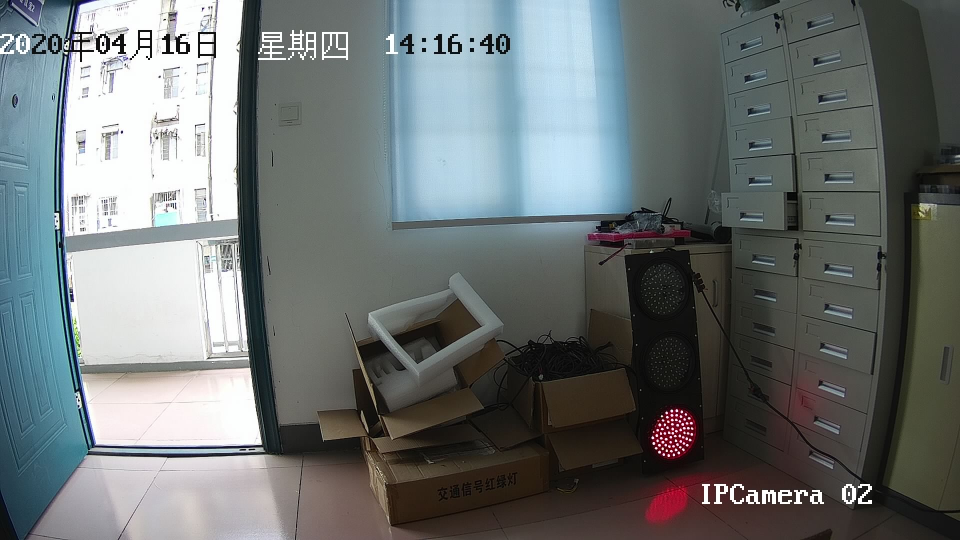
#> input picture live_photo/3.jpg, 1920 x 1080 px, given as the content of the folder /home/inspur/lianjie/stop_line_samples, which was not available (shown at 1/2 size)
$ python picture.py   (Python 2 division)   (older library calls are emulated)
#> lines starting #> are read from the running program, lines starting #| are printed output that depends on the picture; after the words box and inside, x2 and y2 are one past the last pixel; in counts of white or black regions, pixels touching at a corner belong together; pictures that were not available may be replaced by others from this repository, and a replacement may not be noted
import os
import cv2
import cv2.cv as cv
import sys
import socket
import string
import numpy as np
import matplotlib.pyplot as plt
import matplotlib.patches as mpatches
from skimage import segmentation,measure

DEBUG = True

HOST = '192.168.1.166'
PORT = 10006
strLight = ""
def detect(filepath, file):

#> called with filepath = '/home/inspur/lianjie/stop_line_samples', file = '3.jpg'
    font = cv2.FONT_HERSHEY_SIMPLEX   #initialize font
    img = cv2.imread(filepath + '/' + file)
#> img is the input picture: shape (1080, 1920, 3); mean B, G, R 114.6, 114.5, 108.6
    cimg = img
    print filepath+file
    hsv = cv2.cvtColor(img, cv2.COLOR_BGR2HSV)#BGR2HSV
#> hsv: shape (1080, 1920, 3); mean H, S, V 63.5, 46.4, 120.9

    # color range
    lower_red1 = np.array([0,100,100])        #define the red channel range in HSV space
    upper_red1 = np.array([10,255,255])
    lower_red2 = np.array([160,100,100])      #define the red channel range in HSV space
    upper_red2 = np.array([180,255,255])
    lower_green = np.array([40,50,50])        #define the green channel range in HSV space
    upper_green = np.array([90,255,255])
    lower_yellow = np.array([15,150,150])     #define the blue channel range in HSV space
    upper_yellow = np.array([35,255,255])
    #get each traffic lights part according to color space definition
    mask1 = cv2.inRange(hsv, lower_red1,   upper_red1)
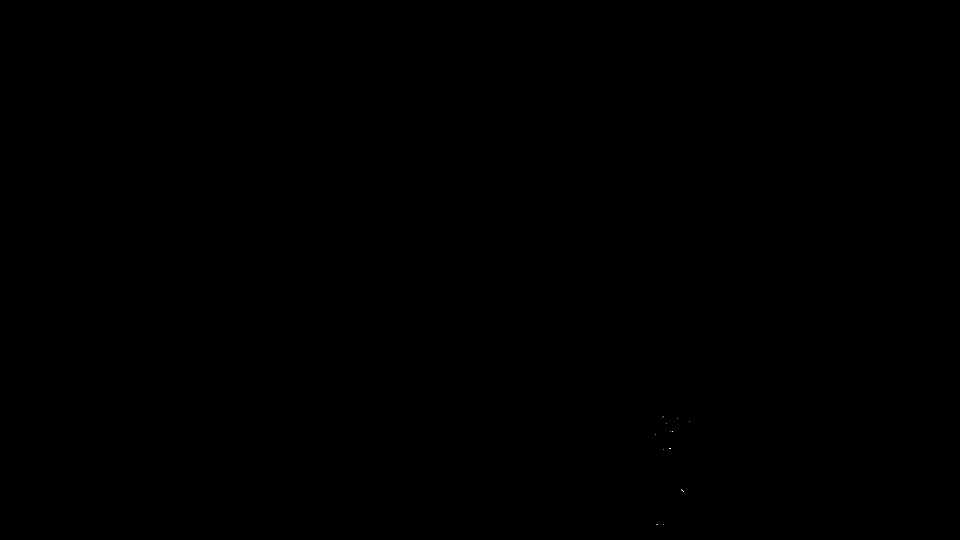
#> mask1: shape (1080, 1920) (shown at 1/2 size); 0% white in thin lines or dots, all inside (x1, y1, x2, y2) = (1310, 833, 1380, 1049)
    mask2 = cv2.inRange(hsv, lower_red2,   upper_red2)
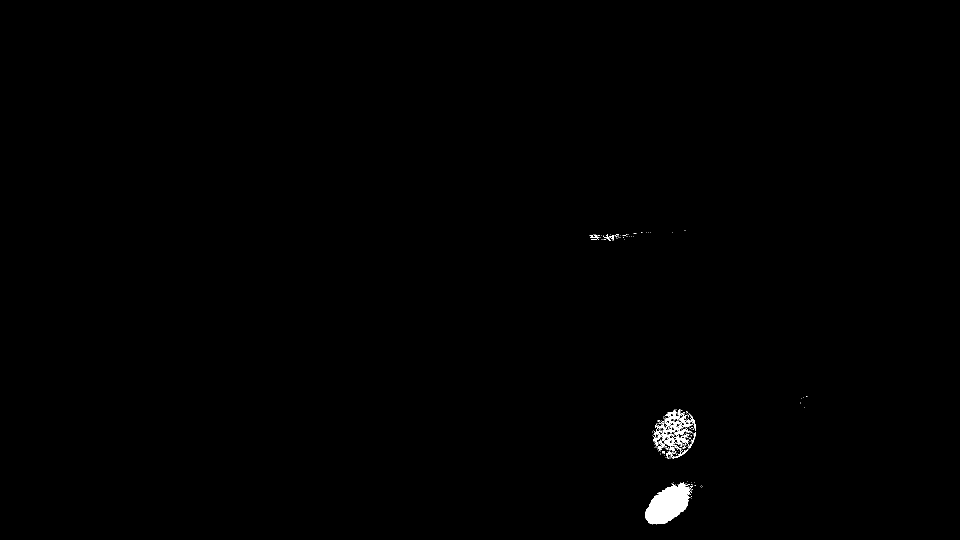
#> mask2: shape (1080, 1920) (shown at 1/2 size); 0.38% white; 155 white regions (148 under 20 px), largest, box (x1, y1, x2, y2) and area: (1290, 964, 1384, 1049) 4782, (1306, 818, 1392, 917) 2479, (1377, 864, 1392, 897) 86
    mask_g = cv2.inRange(hsv, lower_green,  upper_green)
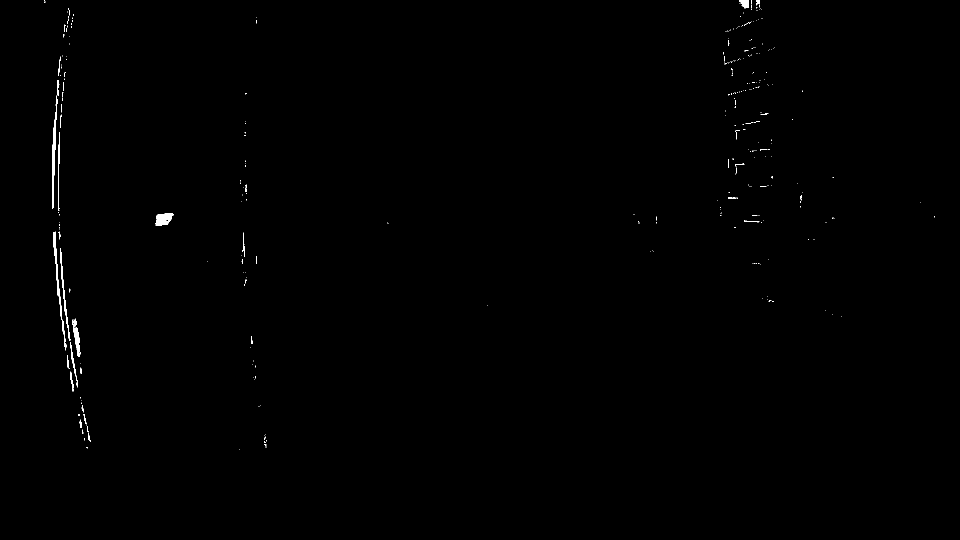
#> mask_g: shape (1080, 1920) (shown at 1/2 size); 0.29% white; 347 white regions (315 under 20 px), largest, box (x1, y1, x2, y2) and area: (104, 198, 116, 418) 875, (106, 463, 133, 701) 798, (311, 426, 347, 452) 653
    mask_y = cv2.inRange(hsv, lower_yellow, upper_yellow)
#> mask_y: shape (1080, 1920); every value is 0
    mask_r = cv2.add(mask1, mask2)
#> mask_r: shape (1080, 1920); 0.38% white; 154 white regions (147 under 20 px), largest, box (x1, y1, x2, y2) and area: (1290, 964, 1384, 1049) 4792, (1306, 818, 1392, 917) 2497, (1377, 864, 1392, 897) 86

    #define struct element, morphology open operation
    element = cv2.getStructuringElement(cv2.MORPH_CROSS, (1,1))#MORPH_CROSS is better than EMORPH_RECT
    #open operation
    opened_r  = cv2.morphologyEx(mask_r, cv2.MORPH_OPEN, element)
    opened_g  = cv2.morphologyEx(mask_g, cv2.MORPH_OPEN, element)
    opened_y  = cv2.morphologyEx(mask_y, cv2.MORPH_OPEN, element)


    if DEBUG:
        cv2.imshow("red", opened_r)
        cv2.imshow("green", opened_g)
        cv2.imshow("yellow", opened_y)
        cv2.waitKey(0)


    ################detect red traffic lighsts########################
    segmentation.clear_border(opened_r)  #eliminate object adjacency to boarder
    label_image_r = measure.label(opened_r)  #label connected area
#> label_image_r: shape (1080, 1920) int64; 155 distinct labels, from 0 to 154
    borders_r = np.logical_xor(mask_r, opened_r) #xor
    label_image_r[borders_r] = -1
    for region_r in measure.regionprops(label_image_r): #enumerate every connected aread
        #ignore small and large area
        if region_r.convex_area < 120 or region_r.area > 2000:
            continue
        #draw bounding box
        area = region_r.area                   #connected area, pixel nums in area
        eccentricity = region_r.eccentricity   #eccentric
        convex_area  = region_r.convex_area    #convex area
        minr, minc, maxr, maxc = region_r.bbox #
        radius = max(maxr-minr,maxc-minc)/2    #longer axis of connected area
        centroid = region_r.centroid           #barycenter coordinate
        perimeter    = region_r.perimeter      #perimeter of area
        x = int(centroid[0])
        y = int(centroid[1])
        rect = mpatches.Rectangle((minc, minr), maxc - minc, maxr - minr,
                                  fill=False, edgecolor='red', linewidth=2)

        if perimeter == 0:
            circularity = 1
        else:
            circularity = 4*3.141592*area/(perimeter*perimeter)
            circum_circularity      = 4*3.141592*convex_area/(4*3.1592*3.1592*radius*radius)

        if eccentricity <= 0.4 or circularity >= 0.7 or circum_circularity >= 0.73:
            cv2.circle(cimg, (y,x), radius, (0,0,255),3)
            cv2.putText(cimg,'RED',(y,x), font, 1,(0,0,255),2)
            return "RED",cimg
        else:
            continue
#> this loop made 154 passes
#> (area, eccentricity, convex_area, minr, minc, maxr, maxc, radius) on pass 89: (86, 0.994, 173, 864, 1377, 897, 1392, 16)


    ################detect green traffic lighsts########################
    segmentation.clear_border(opened_g)  #eliminate object adjacency to boarder
    label_image_g = measure.label(opened_g)  #label connected area
#> label_image_g: shape (1080, 1920) int64; 348 distinct labels, from 0 to 347
    borders_g = np.logical_xor(mask_g, opened_g) #Xor
    label_image_g[borders_g] = -1
    #image_label_overlay_g = color.label2rgb(label_image_g, image=opened_g) #
    for region_g in measure.regionprops(label_image_g): #enumerate every connected area
        #if region_g.convex_area < 130 or region_g.area > 2000:
        #    continue
        area = region_g.area   #area of connected region
        eccentricity = region_g.eccentricity   #eccentric
        convex_area  = region_g.convex_area    #convex area
        minr, minc, maxr, maxc = region_g.bbox #
        radius       = max(maxr-minr,maxc-minc)/2    #longer axis of connected area
        centroid     = region_g.centroid           #barycenter coordinate
        perimeter    = region_g.perimeter      #perimeter of the area
        x = int(centroid[0])
        y = int(centroid[1])
        rect = mpatches.Rectangle((minc, minr), maxc - minc, maxr - minr,
                                  fill=False, edgecolor='red', linewidth=2)

        if perimeter == 0:
            circularity = 1
        else:
            circularity = 4*3.141592*area/(perimeter*perimeter)
            circum_circularity      = 4*3.141592*convex_area/(4*3.1592*3.1592*radius*radius)

        if eccentricity <= 0.4 or circularity >= 0.7 or circum_circularity >= 0.8:
            cv2.circle(cimg, (y,x), radius, (0,255,0),3)
            cv2.putText(cimg,'GREEN',(y,x), font, 1,(0,255,0),2)
            return "GREEN",cimg
        else:
            continue
#> this loop made 1 pass
#> (area, eccentricity, convex_area, minr, minc, maxr, maxc, radius) on pass 1: (5, 0.987, 7, 0, 89, 5, 91, 2)
#> cimg: shape (1080, 1920, 3); 0.01% of pixels changed, all inside (x1, y1, x2, y2) = (85, 0, 189, 7)
    '''
    ###############detect yellow traffic lighsts########################
    segmentation.clear_border(opened_y)  #eliminate object adjacency to boarder
    label_image_y = measure.label(opened_y)  #label connected area
    borders_y = np.logical_xor(mask_y, opened_y) #Xor
    label_image_y[borders_y] = -1
    #image_label_overlay_y = color.label2rgb(label_image_y, image=opened_y) #
    for region_y in measure.regionprops(label_image_y): #enumerate every connected are
        if region_y.convex_area < 130 or region_y.area > 2000:
            continue
        area = region_y.area   #area of connected region
        eccentricity = region_y.eccentricity   #eccentric
        convex_area  = region_y.convex_area    #convex area
        minr, minc, maxr, maxc = region_y.bbox #
        radius       = max(maxr-minr,maxc-minc)/2    #longer axis of connected area
        centroid     = region_y.centroid           #barycenter coordinate
        perimeter    = region_y.perimeter      #perimeter of the area
        x = int(centroid[0])
        y = int(centroid[1])
        rect = mpatches.Rectangle((minc, minr), maxc - minc, maxr - minr,
                                  fill=False, edgecolor='red', linewidth=2)

        if perimeter == 0:
            circularity = 1
        else:
            circularity = 4*3.141592*area/(perimeter*perimeter)
            circum_circularity      = 4*3.141592*convex_area/(4*3.1592*3.1592*radius*radius)

        if eccentricity <= 0.4 or circularity >= 0.7 or circum_circularity >= 0.8:
            cv2.circle(cimg, (y,x), radius, (0,255,255),3)
            cv2.putText(cimg,'YELLOW',(y,x), font, 1,(0,255,255),2)
            return "YELLOW",cimg
        else:
            continue
    '''
    return "NONE",img

def max(a, b):
    if a>b:
        return a
    else:
        return b

if __name__ == '__main__':
    # [8 lines of commented-out code are left out]
    path = '/home/inspur/lianjie/stop_line_samples'
    redLight = 0
    greenLight = 0
    yellowLight = 0
    allLight = 0
    videoWriter = cv2.VideoWriter("save.avi", cv2.cv.CV_FOURCC('M', 'J', 'P', 'G'), 20.0, (1200,800))
    for f in os.listdir(path):
        if f.endswith('.bmp') or f.endswith('.jpg') or f.endswith('.png'):
            strLight,result = detect(path, f)
#> strLight = 'GREEN'
            cv2.imshow("result", result)
            cv2.waitKey(0)
            videoWriter.write(result) #write video frame
        if strLight == "NONE":
            continue
        elif str(strLight) == "RED":
            redLight = redLight + 1
            allLight = allLight + 1
            print("detected the light: " + f + " "+str(strLight))
            if allLight >=20:
                if (redLight/allLight) >= 0.9:
                    #cmd = raw_input("0xff 01")     #detect red light, send message
                    #sock.sendall(cmd)
                    redLight = 0
                    allLight = 0
        elif str(strLight) == "GREEN":
            greenLight = greenLight + 1
            allLight = allLight + 1
            print("detected the light: " + str(strLight))
#| detected the light: GREEN
            if allLight >= 20:
                if (greenLight/allLight) >= 0.9:
                    #cmd = raw_input("0xff 02")     #detect green light, send message
                    #sock.sendall(cmd)
                    greenLight = 0
                    allLight = 0
        elif str(strLight) == "YELLOW":
            yellowLight = yellowLight + 1
            allLight = allLight + 1
            print("detected the light: " + str(strLight))
            if allLight >= 20:
                if (yellowLight/allLight) >= 0.9:
                    #cmd = raw_input("0xff 03")     #detect yellow light, send message
                    #sock.sendall(cmd)
                    yellowLight = 0
                    alllight = 0
    #sock.close()        #close socket comm
    #del(capture)
